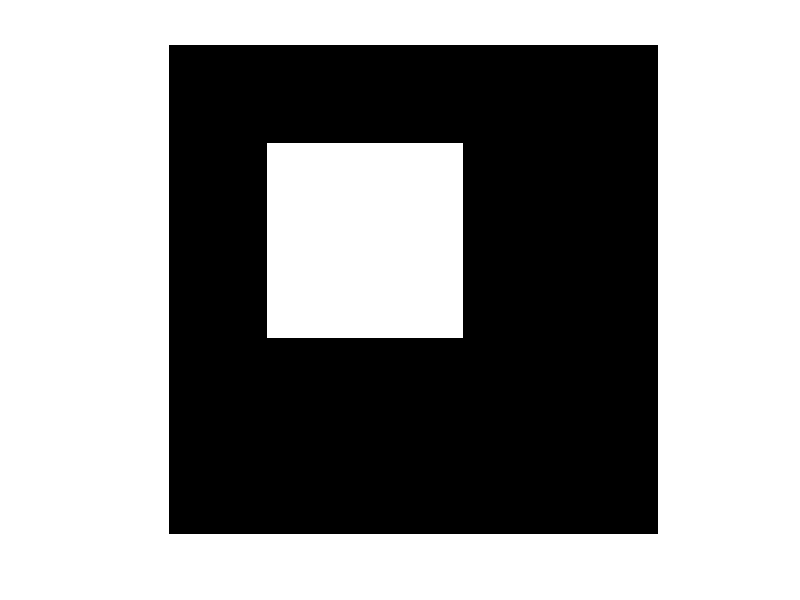

The MATLAB source for this figure:
% By Charsi

clc
close all

rows = input('Enter number of rows\n');
columns = input('Enter number of columns\n');

matrix = zeros(rows, columns);

cntrX = rows/2;
cntrY = columns/2;
raduis = rows / 4;

for i = 1 : rows
    for j = 1 : columns
        if( sqrt( ((cntrX - i) * (cntrX - i)) + ((cntrY - j) * (cntrY - j))) <= raduis )
            matrix(i, j) = 255;
        end
    end
end

imshow(matrix);